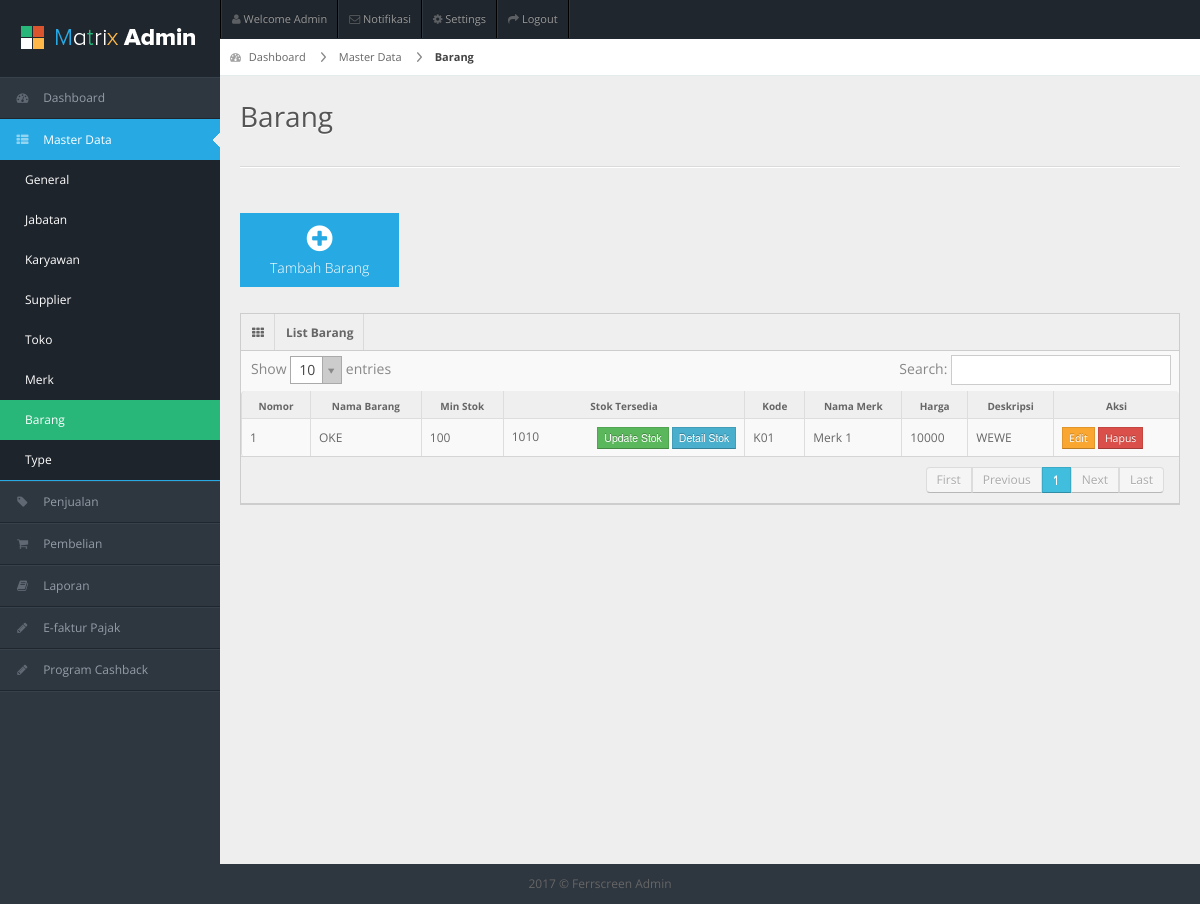
/index.php/barang, run on the app's committed database.
### tables this page shows
CREATE TABLE `barang` (
  `id` int(11) NOT NULL,
  `nama` varchar(255) NOT NULL,
  `min_stok` int(11) NOT NULL,
  `is_aktif` enum('0','1') NOT NULL COMMENT '0 = barang tidak aktif, 1 = barang aktif',
  `created_at` datetime NOT NULL
);

CREATE TABLE `detail_barang` (
  `id` int(11) NOT NULL,
  `id_barang` int(11) NOT NULL,
  `id_merk` int(11) DEFAULT NULL,
  `type` enum('N','L') NOT NULL COMMENT 'N = Normal, L = Low',
  `kode` varchar(255) NOT NULL,
  `harga` int(11) NOT NULL COMMENT 'harga jual',
  `deskripsi` text,
  `is_aktif` enum('0','1') NOT NULL,
  `created_at` datetime NOT NULL
);

CREATE TABLE `merk` (
  `id` int(11) NOT NULL,
  `nama` varchar(255) NOT NULL,
  `keterangan` text NOT NULL,
  `is_aktif` enum('0','1') NOT NULL,
  `created_at` datetime NOT NULL
);

### application/models/Barang_Model.php (called while the page is built, shortened)
<?php
class Barang_Model extends CI_Model {
    public function get_allBarang(){
        $sql = "SELECT b.*
        		FROM barang b
                WHERE b.is_aktif = ?
        		ORDER BY b.nama ASC";
        $result = $this->db->query($sql, array("1"));
        $barangs = $result->result_array();
        return $this->get_detailDataOfBarang($barangs);
    }
    public function get_detailDataOfBarang($barangs){
        $barangs2 = [];
        foreach($barangs as $barang){
            $detailBarangs = $this->DetailBarang_Model->get_allDetailBarangByIdBarang($barang['id']);
            $supplierBarangs = $this->SupplierBarang_Model->get_allSupplierBarangByIdBarang($barang['id']);
            $barangKembars = $this->BarangKembar_Model->get_barangKembarByIdBarang($barang['id']);
            $totalStok = 0;
            $barang["total_stok"] = 0;
            if(count($detailBarangs) > 0){
                $barang["detail_barang"] = $detailBarangs;
            }else{
                $barang["detail_barang"] = [];
            }
            if(count($supplierBarangs) > 0){
                foreach($supplierBarangs as $supBar){
                    $totalStok = $totalStok + $supBar["stok"];
                }
                $barang['supplier_barang'] = $supplierBarangs;
            }else{
                $barang['supplier_barang'] = [];
            }
            if(count($barangKembars) > 0){
                $barang['barang_kembar'] = $barangKembars;
            }else{
                $barang['barang_kembar'] = [];
            }
            $barang["total_stok"] = $totalStok;
            array_push($barangs2, $barang);
        }
        return $barangs2;
    }
}

### application/controllers/Barang.php (called while the page is built, shortened)
<?php
class Barang extends CI_Controller {
	public function __construct(){
	 	$this->load->model('Barang_Model');
	 	$this->load->model('Supplier_Model');
	 	$this->load->model('SupplierBarang_Model');
	 	$this->load->model('Merk_Model');
	 	$this->load->model('Type_Model');
    }
	public function index()
	{
		$dataMenu = array(
	        'menuAktif' => "masterdata",
	        'subMenu' => "barang"
		);
		$dataSupplier = $this->Supplier_Model->get_allSupplier();
		$dataType = $this->Type_Model->get_allType();
		$dataBarang = $this->Barang_Model->get_allBarang();
		$data = array(
	        'dataSupplier' => $dataSupplier,
	        'dataBarang' => $dataBarang,
	        'dataType' => $dataType
		);
		$this->load->view('header');
		$this->load->view('sidebar',$dataMenu);
		$this->load->view('MasterData/Barang/v_barang',$data);
	}
}

### index.php (called while the page is built, shortened)
<?php
require_once BASEPATH.'core/CodeIgniter.php';

### application/models/DetailBarang_Model.php (called while the page is built, shortened)
<?php
class DetailBarang_Model extends CI_Model {
    public function get_allDetailBarangByIdBarang($id_barang){
        $sql = "SELECT db.*, m.nama as nama_merk
                FROM detail_barang db, merk m
                WHERE db.id_barang = ? AND db.id_merk = m.id AND db.is_aktif = ?";
        $hasil = $this->db->query($sql, array($id_barang, "1"));
        return $hasil->result_array();
    }
}

### application/models/SupplierBarang_Model.php (called while the page is built, shortened)
<?php
class SupplierBarang_Model extends CI_Model {
    public function get_allSupplierBarangByIdBarang($id_barang){
            $sql = "SELECT sb.*, s.nama as nama_supplier, t.nama as nama_type
                    FROM supplier_barang sb, supplier s, type t
                    WHERE sb.id_barang = ?
                        AND sb.id_supplier = s.id
                        AND sb.id_type = t.id
                        AND sb.is_aktif = ?";
        $hasil = $this->db->query($sql, array($id_barang, "1"));
        return $hasil->result_array();
    }
}

### application/models/BarangKembar_Model.php (called while the page is built, shortened)
<?php
class BarangKembar_Model extends CI_Model {
    public function get_barangKembarByIdBarang($id_barang){
        $sql = "SELECT bbk.*, b.nama as kembar_nama
                FROM barang_kembarbarang bbk, barang b
                WHERE bbk.id_barang = ? AND b.id = bbk.id_barangKembar";
        $result = $this->db->query($sql, array($id_barang));
        return $result->result_array();
    }
}

### application/views/MasterData/Barang/v_tableBarang.php (the view, shortened to what this page needs)
<?php
  if(isset($dataBarang))
  {
      $number=1;
      foreach ($dataBarang as $barang)
      {
          ?>
          <tr class="gradeX">
            <td style = "vertical-align: middle;"><?php echo $number ?></td>
            <td style = "vertical-align: middle;"><?php echo $barang['nama'] ?></td>
            <td style = "vertical-align: middle;"><?php echo $barang['min_stok'] ?></td>
            <td style = "vertical-align: middle;">
              <?php echo $barang['total_stok']; ?>
              <button style='float:right; margin-left: 3px;' class="btn btn-info btn-mini" data-toggle="modal" data-target="#detailModal"
                data-id="<?php echo $barang['id']; ?>"
                data-title="Detail Stok"
                onclick="OpenModal(<?php echo $number; ?>)"
                id="btnModal<?php echo $number; ?>"
                >Detail Stok</button>
              <button style='float:right; margin-left: 3px;' class="btn btn-success btn-mini" data-backdrop="static" data-toggle="modal" data-keyboard="false" data-target="#updateModal"
                data-id="<?php echo $barang['id']; ?>"
                data-title="Update Stok"
                onclick="OpenModal(<?php echo $number; ?>)"
                id="btnModal<?php echo $number; ?>"
                >Update Stok</button>
            </td>
            <td style = "vertical-align: middle;">
               <?php foreach($barang["detail_barang"] as $detail){ ?>
                  <?php echo $detail['kode'] ;?></br>
               <?php } ?>
            </td>
             <td style = "vertical-align: middle;">
               <?php foreach($barang["detail_barang"] as $detail){ ?>
                  <?php echo $detail['nama_merk']; ?></br>
             <?php } ?>
            </td>
             <td style = "vertical-align: middle;">
               <?php foreach($barang["detail_barang"] as $detail){ ?>
                  <?php echo $detail['harga']; ?></br>
              <?php } ?>
            </td>
             <td style = "vertical-align: middle;">
               <?php foreach($barang["detail_barang"] as $detail){ ?>
                  <?php echo $detail['deskripsi']; ?></br>
              <?php } ?>
            </td>
            <td style = "vertical-align: middle;">
              <a href="<?php echo base_url();?>barang/editBarang/<?php echo $barang["id"] ?>" class="btn btn-warning btn-mini" role="button">Edit</a>
              <a href="#deleteData<?php echo $barang["id"] ?>" data-toggle="modal" class="btn btn-danger btn-mini" role="button">Hapus</a>
            </td>
          </tr>
          <?php
        $number++;
      }
    }
?>

### assets/css/matrix-style.css (style rules this page uses)
* { outline:none !important; -moz-outline: none !important; }
html, body { height:100% }
body { overflow-x: hidden; margin-top: -10px; font-family: 'Open Sans', sans-serif; font-size:12px; color:#666; }
a { color:#666; }
select, textarea, input[type="text"], input[type="password"], input[type="datetime"], input[type="datetime-local"], input[type="date"], input[type="month"], input[type="time"], input[type="week"], input[type="number"], input[type="email"], input[type="url"], input[type="search"], input[type="tel"], input[type="color"], .uneditable-input, .label, .dropdown-menu, .btn, .well, .progress, .table-bordered, .btn-group > .btn:first-child, .btn-group > .btn:last-child, .btn-group > .btn:last-child, .btn-group > .dropdown-toggle, .alert { border-radius:0px; }
.btn, textarea, input[type="text"], input[type="password"], input[type="datetime"], input[type="datetime-local"], input[type="date"], input[type="month"], input[type="time"], input[type="week"], input[type="number"], input[type="email"], input[type="url"], input[type="search"], input[type="tel"], input[type="color"], .uneditable-input { box-shadow:none; }
.progress, .progress-success .bar, .progress .bar-success, .progress-warning .bar, .progress .bar-warning, .progress-danger .bar, .progress .bar-danger, .progress-info .bar, .progress .bar-info, .btn, .btn-primary { background-image:none; }
.stat-boxes .peity_bar_good, .stat-boxes .peity_line_good, { color: #459D1C; }

### assets/css/matrix-media.css (style rules this page uses)
body { background:#2E363F; }

### data on the page
barang: nama "OKE", min_stok "100", total_stok "1010"
detail_barang: kode "K01", id_merk.nama "Merk 1", harga "10000", deskripsi "WEWE"
